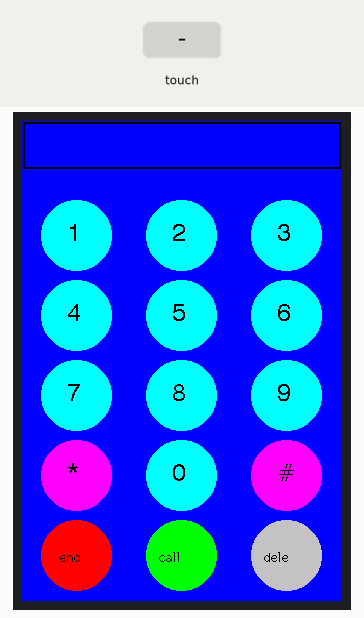
Bench run of a sketch on a simulated ESP32. Shown: 320×480 colour display. The inputs (shaded band) are chosen by the test bench.

Above: at 1.5 s.
1.6 s: screen touched at 13 % across, 30 % down
3.1 s: screen touched at 13 % across, 70 % down
4.6 s: screen touched at 87 % across, 70 % down
6.1 s: screen touched at 13 % across, 90 % down
At 7.2 s:
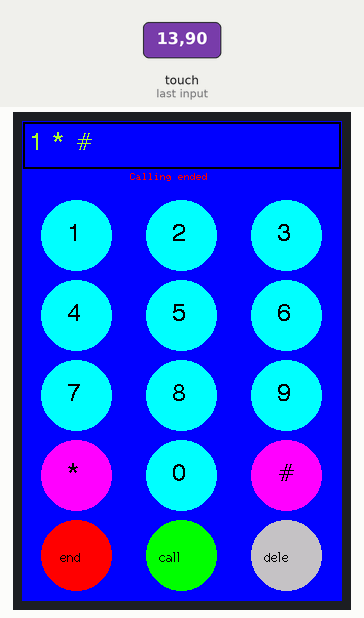
7.6 s: screen touched at 87 % across, 90 % down
Timing chart, 0 to 10.1 s (numbered marks = the images above; inputs shaded):
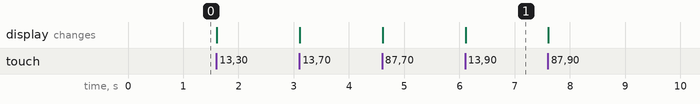

The sketch:

display_phonecall.ino
```cpp
//This program is a demo of display phonecall UI

//pin usage as follow:
//                   CS  DC/RS  RESET    SDI/MOSI  SCK   SDO/MISO  BL  TOUCH_CS   VCC    GND
//ESP32-WROOM-32E:   15    2   ESP32-EN     13      14      12     27     33      5V     GND

/*********************************************************************************
* @attention
*
* THE PRESENT FIRMWARE WHICH IS FOR GUIDANCE ONLY AIMS AT PROVIDING CUSTOMERS
* WITH CODING INFORMATION REGARDING THEIR PRODUCTS IN ORDER FOR THEM TO SAVE
* TIME. AS A RESULT, QD electronic SHALL NOT BE HELD LIABLE FOR ANY
* DIRECT, INDIRECT OR CONSEQUENTIAL DAMAGES WITH RESPECT TO ANY CLAIMS ARISING
* FROM THE CONTENT OF SUCH FIRMWARE AND/OR THE USE MADE BY CUSTOMERS OF THE
* CODING INFORMATION CONTAINED HEREIN IN CONNECTION WITH THEIR PRODUCTS.
**********************************************************************************/
#include <TFT_eSPI.h>
#include <SPI.h>

TFT_eSPI my_lcd = TFT_eSPI();

                             /*  r     g    b */
#define BLACK        0x0000  /*   0,   0,   0 */
#define BLUE         0x001F  /*   0,   0, 255 */
#define RED          0xF800  /* 255,   0,   0 */
#define GREEN        0x07E0  /*   0, 255,   0 */
#define CYAN         0x07FF  /*   0, 255, 255 */
#define MAGENTA      0xF81F  /* 255,   0, 255 */
#define YELLOW       0xFFE0  /* 255, 255,   0 */
#define WHITE        0xFFFF  /* 255, 255, 255 */
#define NAVY         0x000F  /*   0,   0, 128 */
#define DARKGREEN    0x03E0  /*   0, 128,   0 */
#define DARKCYAN     0x03EF  /*   0, 128, 128 */
#define MAROON       0x7800  /* 128,   0,   0 */
#define PURPLE       0x780F  /* 128,   0, 128 */
#define OLIVE        0x7BE0  /* 128, 128,   0 */
#define LIGHTGREY    0xC618  /* 192, 192, 192 */
#define DARKGREY     0x7BEF  /* 128, 128, 128 */
#define ORANGE       0xFD20  /* 255, 165,   0 */
#define GREENYELLOW  0xAFE5  /* 173, 255,  47 */
#define PINK         0xF81F  /* 255,   0, 255 */

/******************* UI details */
#define BUTTON_R 35
#define BUTTON_SPACING_X 35
#define BUTTON_SPACING_Y 10
#define EDG_Y 10
#define EDG_X 20

typedef struct _button_info
{
     const char button_name[10];
     uint8_t button_name_size;
     uint16_t button_name_colour;
     uint16_t button_colour;
     int16_t button_x;
     int16_t button_y;
 }button_info;

button_info phone_button[15] =
{
  "1",4,BLACK,CYAN,EDG_X+BUTTON_R-1,(int16_t)(my_lcd.height()-EDG_Y-4*BUTTON_SPACING_Y-9*BUTTON_R-1),
  "2",4,BLACK,CYAN,EDG_X+3*BUTTON_R+BUTTON_SPACING_X-1,(int16_t)(my_lcd.height()-EDG_Y-4*BUTTON_SPACING_Y-9*BUTTON_R-1),
  "3",4,BLACK,CYAN,EDG_X+5*BUTTON_R+2*BUTTON_SPACING_X-1,(int16_t)(my_lcd.height()-EDG_Y-4*BUTTON_SPACING_Y-9*BUTTON_R-1),
  "4",4,BLACK,CYAN,EDG_X+BUTTON_R-1,(int16_t)(my_lcd.height()-EDG_Y-3*BUTTON_SPACING_Y-7*BUTTON_R-1),
  "5",4,BLACK,CYAN,EDG_X+3*BUTTON_R+BUTTON_SPACING_X-1,(int16_t)(my_lcd.height()-EDG_Y-3*BUTTON_SPACING_Y-7*BUTTON_R-1),
  "6",4,BLACK,CYAN,EDG_X+5*BUTTON_R+2*BUTTON_SPACING_X-1,(int16_t)(my_lcd.height()-EDG_Y-3*BUTTON_SPACING_Y-7*BUTTON_R-1),
  "7",4,BLACK,CYAN,EDG_X+BUTTON_R-1,(int16_t)(my_lcd.height()-EDG_Y-2*BUTTON_SPACING_Y-5*BUTTON_R-1),
  "8",4,BLACK,CYAN,EDG_X+3*BUTTON_R+BUTTON_SPACING_X-1,(int16_t)(my_lcd.height()-EDG_Y-2*BUTTON_SPACING_Y-5*BUTTON_R-1),
  "9",4,BLACK,CYAN,EDG_X+5*BUTTON_R+2*BUTTON_SPACING_X-1,(int16_t)(my_lcd.height()-EDG_Y-2*BUTTON_SPACING_Y-5*BUTTON_R-1),
  "*",4,BLACK,PINK,EDG_X+BUTTON_R-1,(int16_t)(my_lcd.height()-EDG_Y-BUTTON_SPACING_Y-3*BUTTON_R-1),
  "0",4,BLACK,CYAN,EDG_X+3*BUTTON_R+BUTTON_SPACING_X-1,(int16_t)(my_lcd.height()-EDG_Y-BUTTON_SPACING_Y-3*BUTTON_R-1),
  "#",4,BLACK,PINK,EDG_X+5*BUTTON_R+2*BUTTON_SPACING_X-1,(int16_t)(my_lcd.height()-EDG_Y-BUTTON_SPACING_Y-3*BUTTON_R-1),
  "end",2,BLACK,RED,EDG_X+BUTTON_R-1,(int16_t)(my_lcd.height()-EDG_Y-BUTTON_R-1),
  "call",2,BLACK,GREEN,EDG_X+3*BUTTON_R+BUTTON_SPACING_X-1,(int16_t)(my_lcd.height()-EDG_Y-BUTTON_R-1),
  "dele",2,BLACK,LIGHTGREY,EDG_X+5*BUTTON_R+2*BUTTON_SPACING_X-1,(int16_t)(my_lcd.height()-EDG_Y-BUTTON_R-1),
};

uint16_t px, py;
uint16_t text_x=7,text_y=10,text_x_add = 6*phone_button[0].button_name_size,text_y_add = 8*phone_button[0].button_name_size;
uint16_t n=0;

boolean is_pressed(int16_t x1,int16_t y1,int16_t x2,int16_t y2,int16_t px,int16_t py)
{
    if((px > x1 && px < x2) && (py > y1 && py < y2))
    {
        return true;
    }
    else
    {
        return false;
    }
 }

void show_menu(void)
{
    uint16_t i;
   for(i = 0;i < sizeof(phone_button)/sizeof(button_info);i++)
   {
      my_lcd.fillCircle(phone_button[i].button_x, phone_button[i].button_y, BUTTON_R,phone_button[i].button_colour);
      my_lcd.setTextColor(phone_button[i].button_name_colour);
      my_lcd.drawString(phone_button[i].button_name,phone_button[i].button_x-strlen(phone_button[i].button_name)*phone_button[i].button_name_size*6/2+phone_button[i].button_name_size/2+1,phone_button[i].button_y-phone_button[i].button_name_size*8/2+phone_button[i].button_name_size/2+1,phone_button[i].button_name_size);
   }
   my_lcd.fillRect(1, 1, my_lcd.width()-2, 2,BLACK);
   my_lcd.fillRect(1, 46, my_lcd.width()-2, 2,BLACK);
   my_lcd.fillRect(1, 1, 2, 47,BLACK);
   my_lcd.fillRect(my_lcd.width()-3, 1, 2, 47,BLACK);
}

void setup(void)
{
  my_lcd.init();
  my_lcd.setRotation(0);
  uint16_t calData[5] = { 218, 3684, 251, 3669, 4 };
  my_lcd.setTouch(calData);
  my_lcd.fillScreen(BLUE);
   show_menu();
}

void loop(void)
{
     uint8_t i;
    if(my_lcd.getTouch(&px, &py, 600))
    {
      for(i=0;i<sizeof(phone_button)/sizeof(button_info);i++)
      {
           if(is_pressed(phone_button[i].button_x-BUTTON_R,phone_button[i].button_y-BUTTON_R,phone_button[i].button_x+BUTTON_R,phone_button[i].button_y+BUTTON_R,px,py))
           {
                my_lcd.fillCircle(phone_button[i].button_x, phone_button[i].button_y, BUTTON_R,DARKGREY);
                my_lcd.setTextColor(WHITE);
                my_lcd.drawString(phone_button[i].button_name,phone_button[i].button_x-strlen(phone_button[i].button_name)*phone_button[i].button_name_size*6/2+phone_button[i].button_name_size/2+1,phone_button[i].button_y-phone_button[i].button_name_size*8/2+phone_button[i].button_name_size/2+1,phone_button[i].button_name_size);
                //delay(100);
                my_lcd.fillCircle(phone_button[i].button_x, phone_button[i].button_y, BUTTON_R, phone_button[i].button_colour);
                my_lcd.setTextColor(phone_button[i].button_name_colour);
                my_lcd.drawString(phone_button[i].button_name,phone_button[i].button_x-strlen(phone_button[i].button_name)*phone_button[i].button_name_size*6/2+phone_button[i].button_name_size/2+1,phone_button[i].button_y-phone_button[i].button_name_size*8/2+phone_button[i].button_name_size/2+1,phone_button[i].button_name_size);
                if(i < 12)
                {
                    if(n < 13)
                    {
                      my_lcd.setTextColor(GREENYELLOW);
                      my_lcd.drawString(phone_button[i].button_name,text_x,text_y,phone_button[i].button_name_size);
                      text_x += text_x_add-1;
                      n++;
                    }
                }
                else if(12 == i)
                {
                    my_lcd.fillRect(0, 48, my_lcd.width(), 13,BLUE);
                    my_lcd.setTextColor(RED);
                    my_lcd.drawString("Calling ended",my_lcd.width()/2-52,52,1);
                }
                else if(13 == i)
                {
                    my_lcd.fillRect(0, 48, my_lcd.width(), 13,BLUE);
                    my_lcd.setTextColor(GREEN);
                    my_lcd.drawString("Calling...",my_lcd.width()/2-52,52,1);
                }
                else if(14 == i)
                {
                    if(n > 0)
                    {
                        text_x -= (text_x_add-1);
                        my_lcd.fillRect(text_x, text_y, text_x_add, text_y_add-1,BLUE);
                        n--;
                    }
                }
                while(my_lcd.getTouch(&px, &py, 600));
           }
        }
    }
}
```

Measured:
- after the input at 6.1 s, the display: changes at once (image 1)
